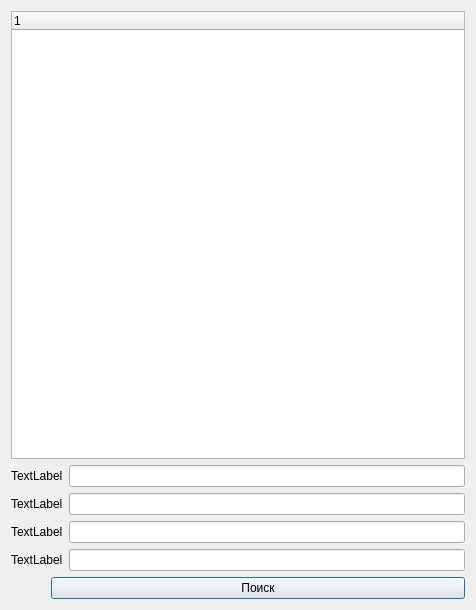
<?xml version="1.0" encoding="UTF-8"?>
<ui version="4.0">
 <class>Search</class>
 <widget class="QDialog" name="Search">
  <property name="geometry">
   <rect>
    <x>0</x>
    <y>0</y>
    <width>476</width>
    <height>610</height>
   </rect>
  </property>
  <property name="sizePolicy">
   <sizepolicy hsizetype="Fixed" vsizetype="Fixed">
    <horstretch>0</horstretch>
    <verstretch>0</verstretch>
   </sizepolicy>
  </property>
  <property name="minimumSize">
   <size>
    <width>0</width>
    <height>0</height>
   </size>
  </property>
  <property name="windowTitle">
   <string>Dialog</string>
  </property>
  <layout class="QVBoxLayout" name="verticalLayout_2">
   <item>
    <widget class="QTreeWidget" name="tree">
     <column>
      <property name="text">
       <string notr="true">1</string>
      </property>
     </column>
    </widget>
   </item>
   <item>
    <layout class="QVBoxLayout" name="verticalLayout">
     <item>
      <layout class="QFormLayout" name="formLayout">
       <item row="0" column="0">
        <widget class="QLabel" name="label_1">
         <property name="text">
          <string>TextLabel</string>
         </property>
        </widget>
       </item>
       <item row="1" column="0">
        <widget class="QLabel" name="label_2">
         <property name="text">
          <string>TextLabel</string>
         </property>
        </widget>
       </item>
       <item row="2" column="0">
        <widget class="QLabel" name="label_3">
         <property name="text">
          <string>TextLabel</string>
         </property>
        </widget>
       </item>
       <item row="3" column="0">
        <widget class="QLabel" name="label_4">
         <property name="text">
          <string>TextLabel</string>
         </property>
        </widget>
       </item>
       <item row="0" column="1">
        <widget class="QLineEdit" name="line_1"/>
       </item>
       <item row="1" column="1">
        <widget class="QLineEdit" name="line_2"/>
       </item>
       <item row="2" column="1">
        <widget class="QLineEdit" name="line_3"/>
       </item>
       <item row="3" column="1">
        <widget class="QLineEdit" name="line_4"/>
       </item>
      </layout>
     </item>
     <item>
      <layout class="QHBoxLayout" name="horizontalLayout">
       <item>
        <spacer name="horizontalSpacer">
         <property name="orientation">
          <enum>Qt::Horizontal</enum>
         </property>
         <property name="sizeType">
          <enum>QSizePolicy::Preferred</enum>
         </property>
         <property name="sizeHint" stdset="0">
          <size>
           <width>40</width>
           <height>20</height>
          </size>
         </property>
        </spacer>
       </item>
       <item>
        <widget class="QPushButton" name="pushButton">
         <property name="text">
          <string>Поиск</string>
         </property>
        </widget>
       </item>
      </layout>
     </item>
    </layout>
   </item>
  </layout>
 </widget>
 <resources/>
 <connections/>
</ui>
